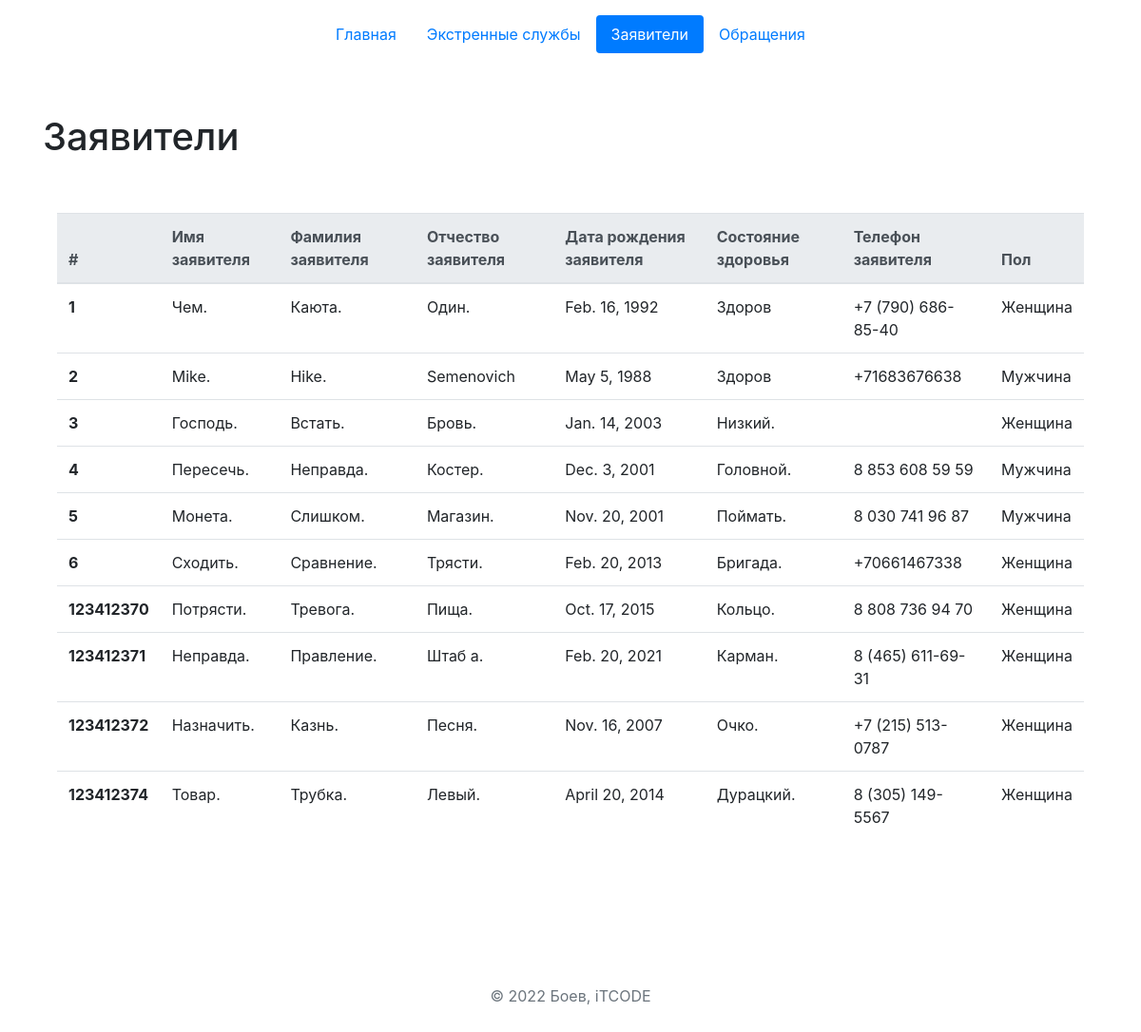
/models_2/, run on the app's committed database.
### emergency_request/models.py (models this page shows, shortened)
class Applicant(models.Model):
    first_name = models.CharField('Имя заявителя', max_length=255)
    last_name = models.CharField('Фамилия заявителя', max_length=255)
    patronymic = models.CharField('Отчество заявителя', max_length=255)
    birthdate = models.DateField('Дата рождения заявителя')
    health_status = models.TextField(
        'Состояние здоровья',
        max_length=255,
        default='Практически здоров',
        help_text='Аллергоанамез, хроническе, заболевания и т.п.',
        blank=True,
    )
    phone_number = models.CharField('Телефон заявителя', max_length=255, blank=True)
    gender = models.CharField(
        'Пол',
        max_length=255,
        choices=consts.GENDER_CHOICES,
        default=consts.MALE,
    )
    class Meta:
        verbose_name = 'Заявитель'
        verbose_name_plural = 'Заявители'
        ordering = ('first_name', 'last_name', 'patronymic')

### emergency_request/views.py (the view)
# urls.py: path('models_2/', views.models_2, name='models_2'),
def models_2(request):
    applicants = Applicant.objects.all().order_by('id')
    context = {
        'applicants': applicants,
        'navbar': 'models_2'}
    return render(request, 'emergency_request/models_2.html', context)

### emergency_request/templates/emergency_request/models_2.html (shortened to what this page needs)
{% extends 'base.html' %}
{% load emergency_extras %}
{% block nav %}
    {% include 'includes/nav_models.html' %}
{% endblock %}
{% block content %}
<div class="container py-5">
    <h1>
        Заявители
    </h1>
    <div class="container py-5 align-items-center">
        {% if applicants %}
        <table class="table">
            <thead class="thead-light col-md-5">
            <tr>
                <th scope="col">#</th>
                <th scope="col">Имя заявителя</th>
                <th scope="col">Фамилия заявителя</th>
                <th scope="col">Отчество заявителя</th>
                <th scope="col">Дата рождения заявителя</th>
                <th scope="col">Состояние здоровья</th>
                <th scope="col">Телефон заявителя</th>
                <th scope="col">Пол</th>
            </tr>
            </thead>
            <tbody>
            {% for applicant in applicants %}
            <tr>
                <th scope="row">{{ applicant.id }}</th>
                <td>{{ applicant.first_name }}</td>
                <td>{{ applicant.last_name }}</td>
                <td>{{ applicant.patronymic }}</td>
                <td>{{ applicant.birthdate }}</td>
                <td>{{ applicant.health_status }}</td>
                <td>{{ applicant.phone_number }}</td>
                <td>{{ applicant.gender }}</td>
            </tr>
            {% endfor %}
            </tbody>
        </table>
        {% else %}
            <p>Not available.</p>
        {% endif %}
    </div>
    {% endblock content %}

### data on the page
Applicant: id "1", first_name "Чем.", last_name "Каюта.", patronymic "Один.", birthdate "Feb. 16, 1992", health_status "Здоров", phone_number "+7 (790) 686-85-40", gender "Женщина"
Applicant: id "2", first_name "Mike.", last_name "Hike.", patronymic "Semenovich", birthdate "May 5, 1988", health_status "Здоров", phone_number "+71683676638", gender "Мужчина"
Applicant: id "3", first_name "Господь.", last_name "Встать.", patronymic "Бровь.", birthdate "Jan. 14, 2003", health_status "Низкий.", gender "Женщина"
Applicant: id "4", first_name "Пересечь.", last_name "Неправда.", patronymic "Костер.", birthdate "Dec. 3, 2001", health_status "Головной.", phone_number "8 853 608 59 59", gender "Мужчина"
Applicant: id "5", first_name "Монета.", last_name "Слишком.", patronymic "Магазин.", birthdate "Nov. 20, 2001", health_status "Поймать.", phone_number "8 030 741 96 87", gender "Мужчина"
Applicant: id "6", first_name "Сходить.", last_name "Сравнение.", patronymic "Трясти.", birthdate "Feb. 20, 2013", health_status "Бригада.", phone_number "+70661467338", gender "Женщина"
Applicant: id "123412370", first_name "Потрясти.", last_name "Тревога.", patronymic "Пища.", birthdate "Oct. 17, 2015", health_status "Кольцо.", phone_number "8 808 736 94 70", gender "Женщина"
Applicant: id "123412371", first_name "Неправда.", last_name "Правление.", patronymic "Штаб а.", birthdate "Feb. 20, 2021", health_status "Карман.", phone_number "8 (465) 611-69-31", gender "Женщина"
Applicant: id "123412372", first_name "Назначить.", last_name "Казнь.", patronymic "Песня.", birthdate "Nov. 16, 2007", health_status "Очко.", phone_number "+7 (215) 513-0787", gender "Женщина"
Applicant: id "123412374", first_name "Товар.", last_name "Трубка.", patronymic "Левый.", birthdate "April 20, 2014", health_status "Дурацкий.", phone_number "8 (305) 149-5567", gender "Женщина"
